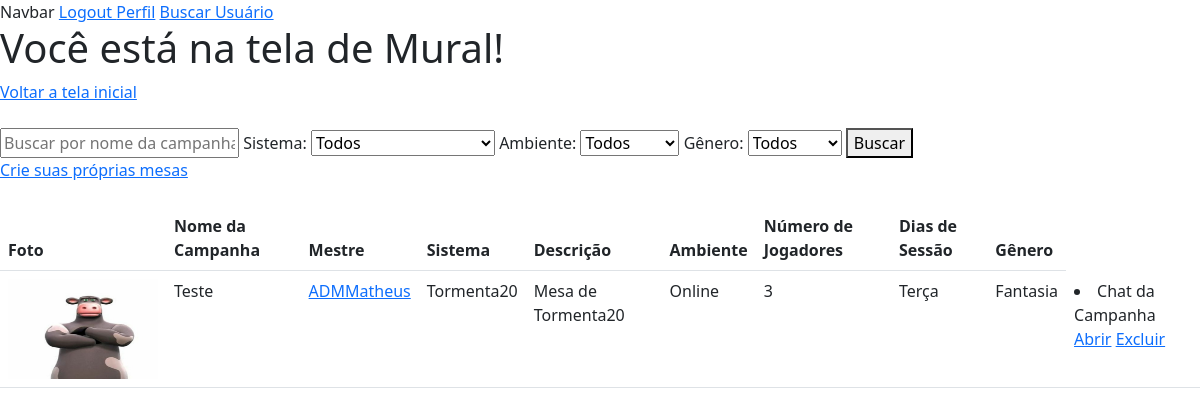
/buscarMesa/ (signed in), run on an earlier commit of the app's database.
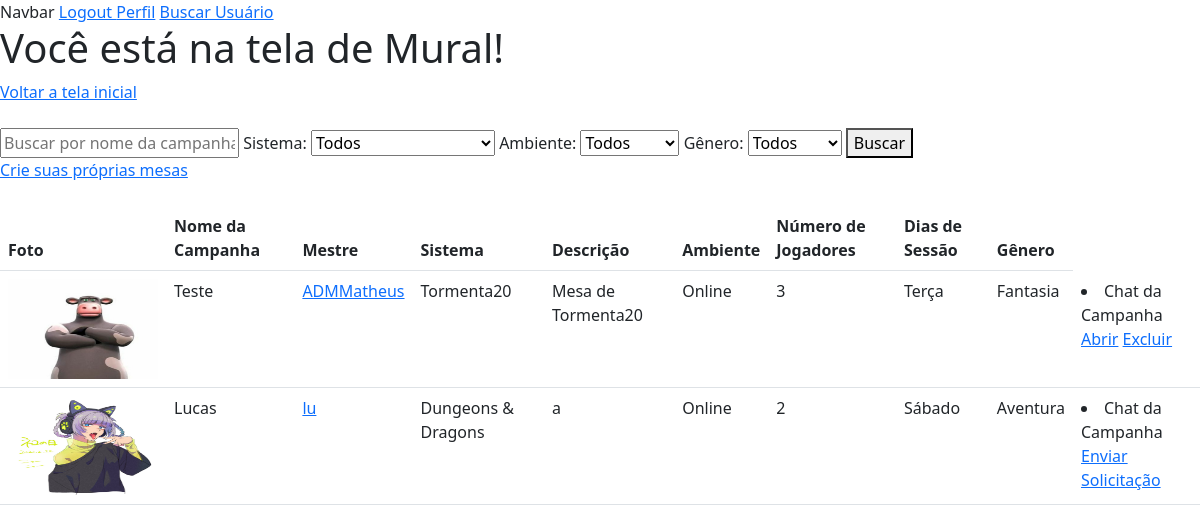
And on a later commit of the database.
### home/models.py (models this page shows, shortened)
class Campanha(models.Model):
    nomeMestre = models.ForeignKey(Perfil, on_delete=models.CASCADE)
    SISTEMAS_RPG_CHOICES = (
        ('Dungeons & Dragons', 'Dungeons & Dragons'),
        ('Ordem Paranormal', 'Ordem Paranormal'),
        ('Tormenta20', 'Tormenta20'),
        ('Call of Cthulu', 'Call of Cthulu'),
        ('Outro', 'Outro')
    )
    AMBIENTES_RPG_CHOICES = (
        ('Online', 'Online'),
        ('Presencial', 'Presencial')
    )
    GENERO_RPG_CHOICES = (
        ('Aventura', 'Aventura'),
        ('Fantasia', 'Fantasia'),
        ('Histórico', 'Histórico'),
        ('Mistério', 'Mistério'),
        ('Suspense', 'Suspense'),
        ('Terror', 'Terror'),
    )
    nomeCampanha = models.CharField(max_length=52, null=True)
    sistemaCampanha = models.CharField(max_length=100, choices=SISTEMAS_RPG_CHOICES, null=True)
    descricaoCampanha = models.TextField(max_length=256, null=True)
    fotoCampanha = models.ImageField(upload_to='images/FotoCampanha/', null=True)
    ambienteCampanha = models.CharField(max_length=100, choices=AMBIENTES_RPG_CHOICES, null=True)
    numeroJogadores = models.IntegerField(null=True)
    diasSessao = models.CharField(max_length=52, null=True)
    generoRPG = models.CharField(max_length=100, choices=GENERO_RPG_CHOICES, null=True)

class Perfil(models.Model):
    nomePerfil = models.ForeignKey(User, on_delete=models.CASCADE)
    slug = models.SlugField(User, unique=True)
    SESSION_CHOICES = (
        ('Online', 'Online'),
        ('Presencial', 'Presencial'),
    )
    PLAYER_TYPE_CHOICES = (
        ('Mestre', 'Mestre'),
        ('Jogador', 'Jogador'),
        ('Ambos', 'Ambos'),
    )
    RPG_SYSTEM_CHOICES = (
        ('Dungeons & Dragons', 'Dungeons & Dragons'),
        ('Tormenta20', 'Tormenta20'),
        ('Ordem Paranormal', 'Ordem Paranormal'),
        ('Call of Cthulhu', 'Call of Cthulhu'),
        ('Outros', 'Outros'),
    )
    fotoConta = models.ImageField(upload_to='images/profilePictures')
    tipo_sessao = models.CharField(max_length=20, choices=SESSION_CHOICES, null=True)
    tipo_player = models.CharField(max_length=20, choices=PLAYER_TYPE_CHOICES, null=True)
    descricao = models.TextField(max_length=256, null=True)
    sistema_rpg = models.CharField(max_length=20, choices=RPG_SYSTEM_CHOICES, null=True)
    idade = models.IntegerField(null=True)

### chat/models.py (models this page shows, shortened)
class Grupo(models.Model):
    from home.models import Campanha
    uuid = models.UUIDField(default=uuid4, editable=False)
    membros = models.ManyToManyField(User)
    criador = models.ForeignKey(User, on_delete=models.CASCADE, null=True, related_name='grupos_criados')
    publico = models.BooleanField(default=False)
    campanha = models.ForeignKey(Campanha, on_delete=models.CASCADE, related_name='chats', null=True)

### home/views.py (the view)
# urls.py: path('buscarMesa/', views.buscarmesa, name='buscarmesa'),
@login_required
def buscarmesa(request):
    perfil = Perfil.objects.get(nomePerfil=request.user)
    sistema_busca = request.GET.get('q')
    sistema_filtro = request.GET.get('sistema')
    ambiente_filtro = request.GET.get('ambiente')
    genero_filtro = request.GET.get('genero')
    campanhas = Campanha.objects.all()
    if sistema_busca:
        campanhas = campanhas.filter(Q(nomeCampanha__icontains=sistema_busca))
    if sistema_filtro:
        campanhas = campanhas.filter(Q(sistemaCampanha__icontains=sistema_filtro))
    if ambiente_filtro:
        campanhas = campanhas.filter(Q(ambienteCampanha__icontains=ambiente_filtro))
    if genero_filtro:
        campanhas = campanhas.filter(Q(generoRPG__icontains=genero_filtro))
    campanhas_e_grupos = {}
    for campanha in campanhas:
        grupos = campanha.chats.all()
        campanhas_e_grupos[campanha] = grupos
    return render(request, 'principal/muralLogado.html', {'campanhas_e_grupos': campanhas_e_grupos, 'perfil': perfil})

### home/templates/principal/muralLogado.html (shortened to what this page needs)
{% extends 'principal/base.html' %}
{% block conteudo %}
<h1>Você está na tela de Mural!</h1>
<a href='{% url 'index' %}'>Voltar a tela inicial</a> <br> <br>
<form method="GET" class="search-form">
    <input type="text" name="q" placeholder="Buscar por nome da campanha">
    <label for="sistema">Sistema:</label>
    <select name="sistema" id="sistema">
        <option value="">Todos</option>
    </select>
    <label for="ambiente">Ambiente:</label>
    <select name="ambiente" id="ambiente">
        <option value="">Todos</option>
    </select>
    <label for="genero">Gênero:</label>
    <select name="genero" id="genero">
        <option value="">Todos</option>
    </select>
    <button type="submit">Buscar</button>
</form>
{% if perfil.tipo_player == "Ambos" or perfil.tipo_player == "Mestre" %}
<a href="{% url 'criarCampanhas' %}">Crie suas próprias mesas</a>
{% endif %}
<br> <br>
<link href="https://cdn.jsdelivr.net/npm/bootstrap@5.3.0/dist/css/bootstrap.min.css" rel="stylesheet">
<table class="table">
    <thead>
        <tr>
            <th>Foto</th>
            <th>Nome da Campanha</th>
            <th>Mestre</th>
            <th>Sistema</th>
            <th>Descrição</th>
            <th>Ambiente</th>
            <th>Número de Jogadores</th>
            <th>Dias de Sessão</th>
            <th>Gênero</th>
        </tr>
    </thead>
    <tbody>
        {% for campanha, grupos in campanhas_e_grupos.items %}
        <tr>
            <td><img src="{{ campanha.fotoCampanha.url }}" alt="Foto da Campanha" width="150" height="100"></td>
            <td>{{ campanha.nomeCampanha }}</td>
            <td><a href="{% url 'exibir_perfil' perfil_slug=campanha.nomeMestre.slug %}">{{ campanha.nomeMestre.nomePerfil.username }}</a></td>
            <td>{{ campanha.sistemaCampanha }}</td>
            <td>{{ campanha.descricaoCampanha }}</td>
            <td>{{ campanha.ambienteCampanha }}</td>
            <td>{{ campanha.numeroJogadores }}</td>
            <td>{{ campanha.diasSessao }}</td>
            <td>{{ campanha.generoRPG }}</td>
            <td>
                {% for grupo in grupos %}
                    <div id="{{ grupo.uuid }}">
                        <li><a>Chat da Campanha</a></li>
                        {% if request.user in grupo.membros.all %}
                            <a href="{% url 'Abrir_chat_pub' uuid=grupo.uuid %}">Abrir</a>
                            {% if user == grupo.criador %}
                                <a href="{% url 'Remover_grupo' uuid=grupo.uuid %}">Excluir</a>
                            {% endif %}
                            {% else %}
                            <a href="{% url 'enviar_solicitacao' campanha_id=campanha.id %}">Enviar Solicitação</a>
                            {% endif %}
                    </div>
                {% endfor %}
            </td>
        </tr>
        {% endfor %}
    </tbody>
</table>
{% endblock conteudo %}

### home/templates/principal/base.html (shortened to what this page needs)
{% load static %}
<!DOCTYPE html>
<html lang="pt-br">
<head>
</head>
<body>
    {% if user.is_authenticated %}
    <nav>Navbar <a href="{% url 'account_logout' %}">Logout </a> <a href="{%url 'usuario' %}" style=>Perfil</a> <a href="{% url 'search_user' %}">Buscar Usuário</a></nav>
    {% else %}
    <nav>Navbar <a href="{% url 'account_signup' %}">Cadastre-se </a><a href="{% url 'account_login' %}">Login</a></nav>
    {% endif %}
    {% block conteudo %}
    {% endblock conteudo %}
</body>
</html>

What changed in the data, as far as the page shows it:
added Campanha: fotoCampanha (picture), nomeCampanha "Lucas", nomeMestre.nomePerfil.username "lu", sistemaCampanha "Dungeons & Dragons", descricaoCampanha "a", ambienteCampanha "Online", numeroJogadores "2", diasSessao "Sábado", generoRPG "Aventura"
added Grupo: shows "Enviar Solicitação", shown under "Lucas"
